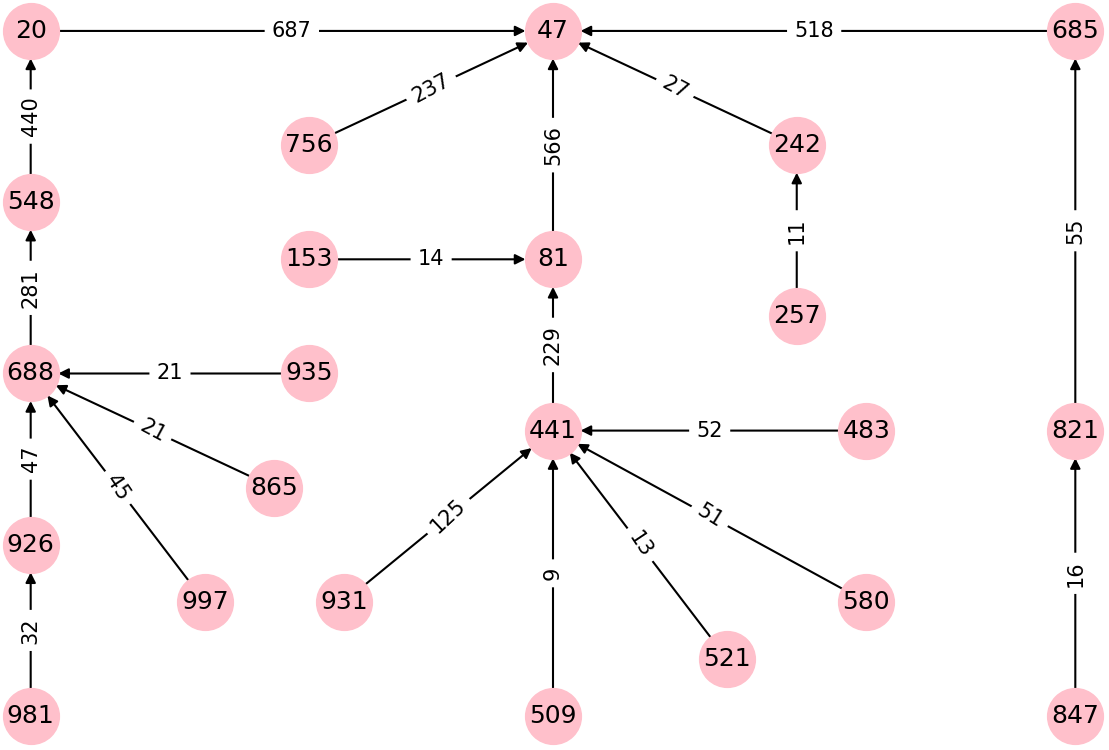

Python code for this plot:
# collision history for star # 138 in set # 7

import networkx as nx
# https://www.python-graph-gallery.com/322-network-layout-possibilities
# graph layouts: https://networkx.org/documentation/stable/auto_examples/index.html
 
# importing matplotlib.pyplot
import matplotlib.pyplot as plt

G = nx.DiGraph(directed=True)

# define the graph; each entry is (node, next node, weight)
E = [(509, 441, 9),
     (257, 242, 11),
     (521, 441, 13),
     (153, 81, 14),
     (847, 821, 16),
     (821, 685, 55),
     (865, 688, 21),
     (935, 688, 21),
     (242, 47, 27),
     (981, 926, 32),
     (997, 688, 45),
     (926, 688, 47),
     (580, 441, 51),
     (483, 441, 52),
     (821, 685, 55),
     (931, 441, 125),
     (441, 81, 229),
     (756, 47, 237),
     (688, 548, 281),
     (548, 20, 440),
     (685, 47, 518),
     (81, 47, 566),
     (20, 47, 687)]

G.add_weighted_edges_from(E)

# specify locations of the nodes on the graph
pos = {441: (3, 2.6),
       931: (1.8, 2), 
       483: (4.8, 2.6), 
       580: (4.8, 2), 
       521: (4, 1.8), 
       509: (3, 1.6), 
       81: (3, 3.2), 
       153: (1.6, 3.2), 
       47: (3, 4), 
       756: (1.6, 3.6), 
       685: (6, 4), 
       821: (6, 2.6), 
       847: (6, 1.6), 
       20: (0,4), 
       548: (0, 3.4),  
       688: (0, 2.8), 
       997: (1, 2),
       935: (1.6, 2.8),
       865: (1.4, 2.4),
       926: (0, 2.2), 
       981: (0, 1.6),
       242: (4.4, 3.6), 
       257: (4.4, 3.0)} 

nx.set_node_attributes(G, pos, 'coord')

nx.draw(G, pos, with_labels=True, node_size=700, node_color='pink') ### , font_weight="bold")
edge_weight = nx.get_edge_attributes(G,'weight')
nx.draw_networkx_edge_labels(G, pos, edge_labels = edge_weight)
plt.savefig("graph.png")
plt.show()
